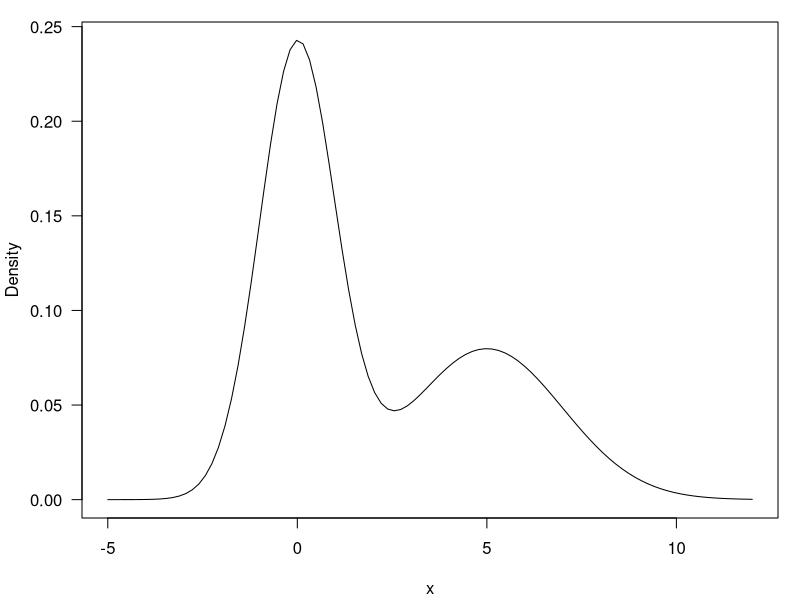
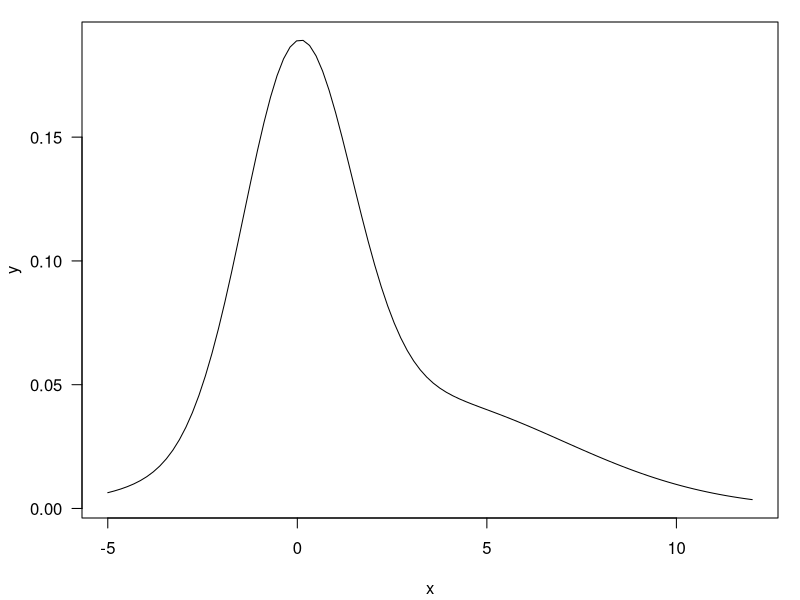
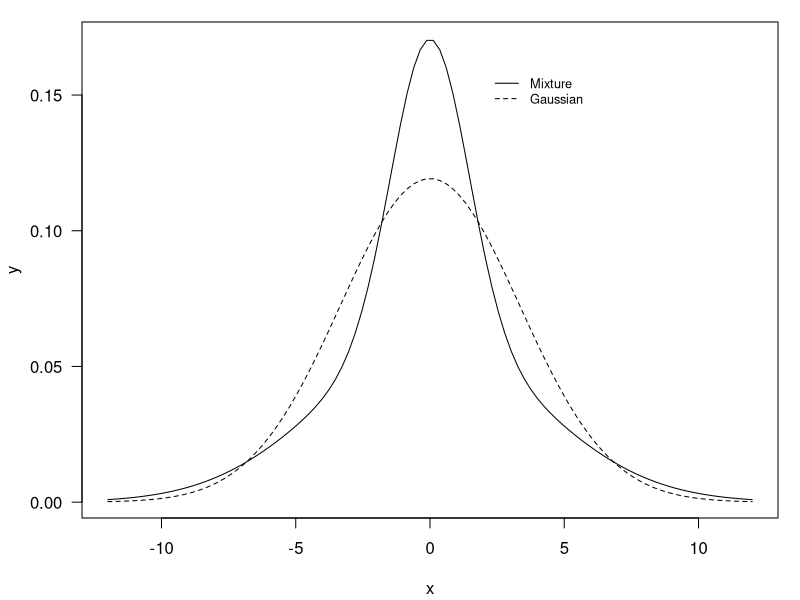

Source code (R) for these figures, in order:
## Bimodal
x = seq(-5, 12, length=100)
y = 0.6 * dnorm(x, mean=0, sd=1) + 0.4 * dnorm(x, mean=5, sd=2)
par(mar=c(4, 4, 1, 1) + 0.1)
plot(x, y, type='l', ylab='Density', las=1)

## Skewd
x = seq(-5, 12, length=100)
y = 0.55 * dnorm(x, 0, sqrt(2)) + 0.45 * dnorm(x, 3, 4)
par(mar=c(4,4,1,1) + 0.1)
plot(x, y, type='l', las=1)

## Heavy tailed
x = seq(-12, 12, length=100)
y = 0.4 * dnorm(x, 0, sqrt(2)) +
  0.4 * dnorm(x, 0, sqrt(16)) +
  0.2 * dnorm(x, 0, sqrt(20))
z = dnorm(x, 0, sqrt(0.4*2 + 0.4*16 + 0.2*20))
par(mar=c(4,4,1,1) + 0.1)
plot(x, y, type='l', las=1)
lines(x, z, lty=2)
legend(2, 0.16, c('Mixture', 'Gaussian'), lty=c(1,2), bty='n', cex=0.77)


